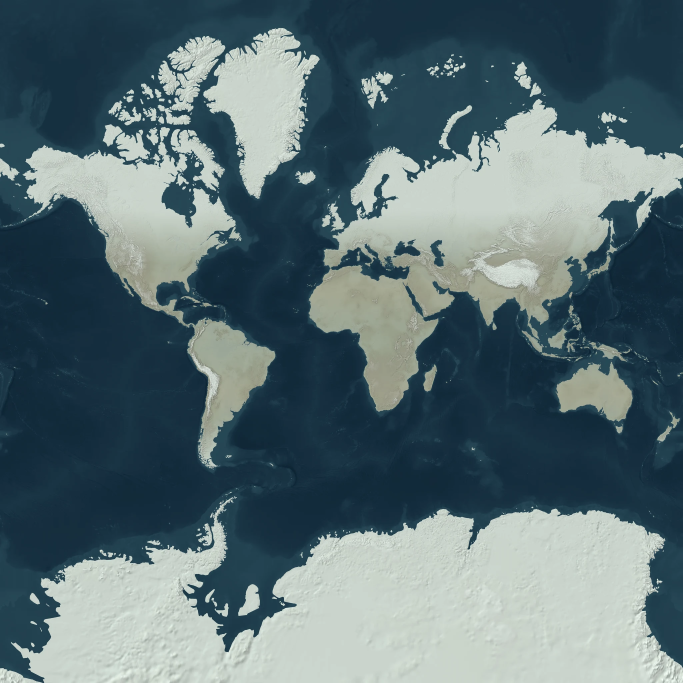
#> input picture site/art/retired-frozen-relief-v1/overview.webp, 2048 x 2048 px, found by its file name (shown at 1/3 size)
$ python build-painted-world.py
#> lines starting #> are read from the running program, lines starting #| are printed output that depends on the picture
"""Bake the generated world painting into a complete Mercator WebP pyramid.
No lighting, generation or terrain meshes run on the visitor's device.
The painting uses the exact crop of the z5 relief overview as its reference.
"""
from PIL import Image
from pathlib import Path
import math,json
root=Path('art/retired-atlas-v115/painted-world-v1');root.mkdir(parents=True,exist_ok=True)
# Geographic reference is a Mercator crop with these exact integer-pixel rows.
def my(lat):return (1-math.asinh(math.tan(math.radians(lat)))/math.pi)/2
base=Image.open('public/map-art/frozen-relief-v1/overview.webp').convert('RGB').resize((4096,4096),Image.Resampling.LANCZOS)
a,b=round(my(83)*2048)*2,round(my(-60)*2048)*2
painting=Image.open('art/world-painted-v1/terrain-painting.png').convert('RGB')
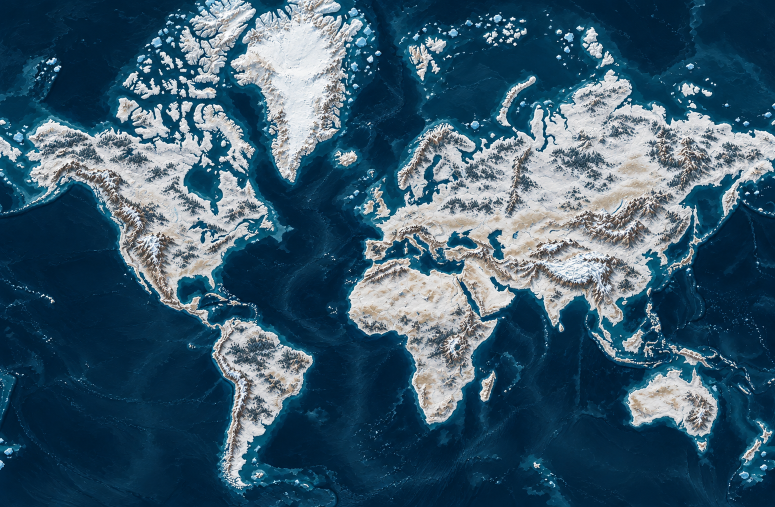
#> input picture site/art/world-painted-v1/terrain-painting.png, 1550 x 1014 px, found by its file name (shown at 1/2 size)
#> painting is the input picture: PIL image 1550x1014 RGB; mean R, G, B 59, 90.4, 109.6
base.paste(painting.resize((4096,b-a),Image.Resampling.LANCZOS),(0,a))
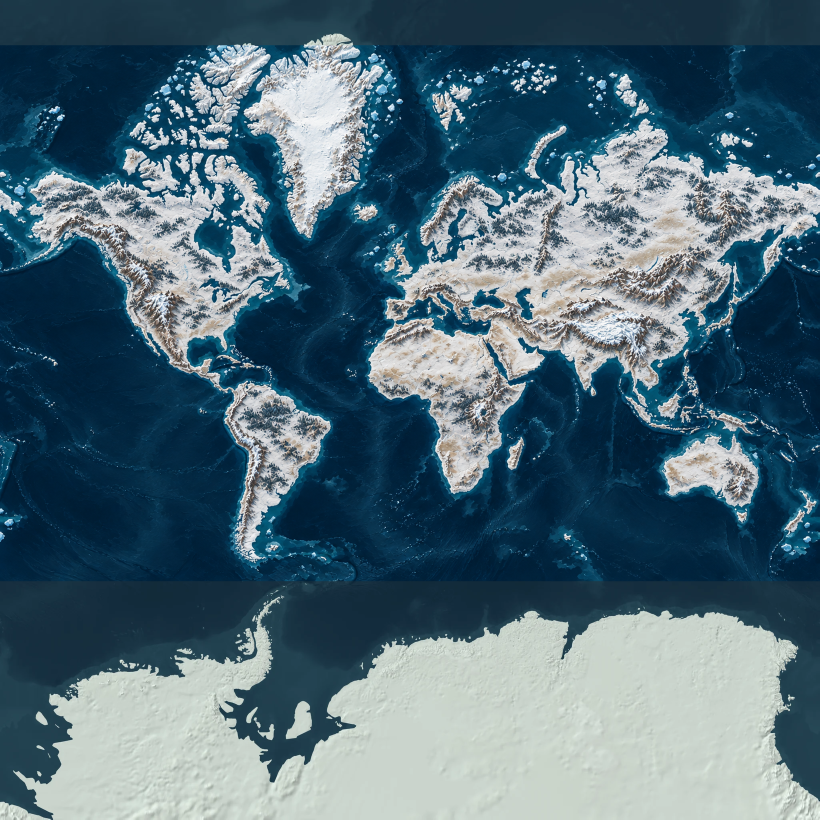
#> base: PIL image 4096x4096 RGB (shown at 1/5 size); mean R, G, B 79.6, 106.6, 120.1
base.resize((2048,2048),Image.Resampling.LANCZOS).save(root/'overview.webp',quality=90)
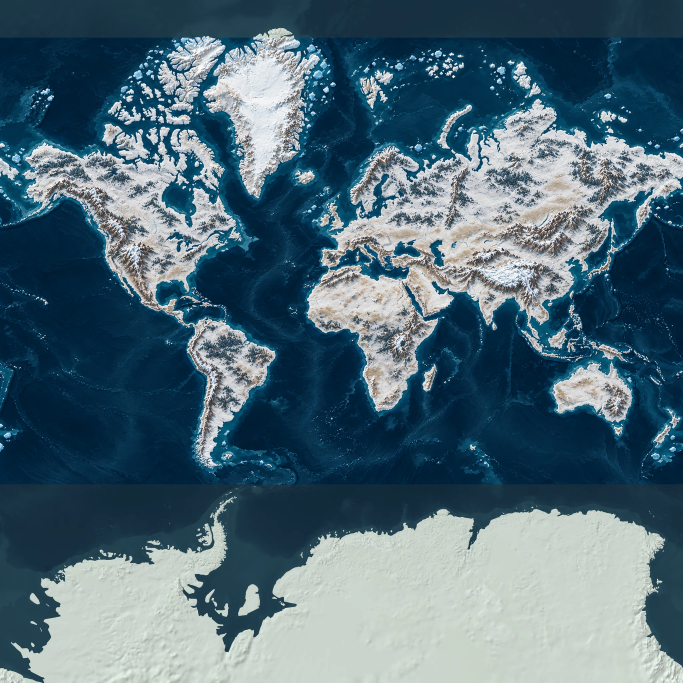
#> saved as overview.webp: PIL image 2048x2048 RGB (shown at 1/3 size); mean R, G, B 79.6, 106.6, 120.1
count=0
for z in range(6):
 n=2**z;level=base.resize((n*256,n*256),Image.Resampling.LANCZOS)
 for x in range(n):
  p=root/str(z)/str(x);p.mkdir(parents=True,exist_ok=True)
  for y in range(n):
#> (the run stopped early here; a loop or call above may not have finished)
